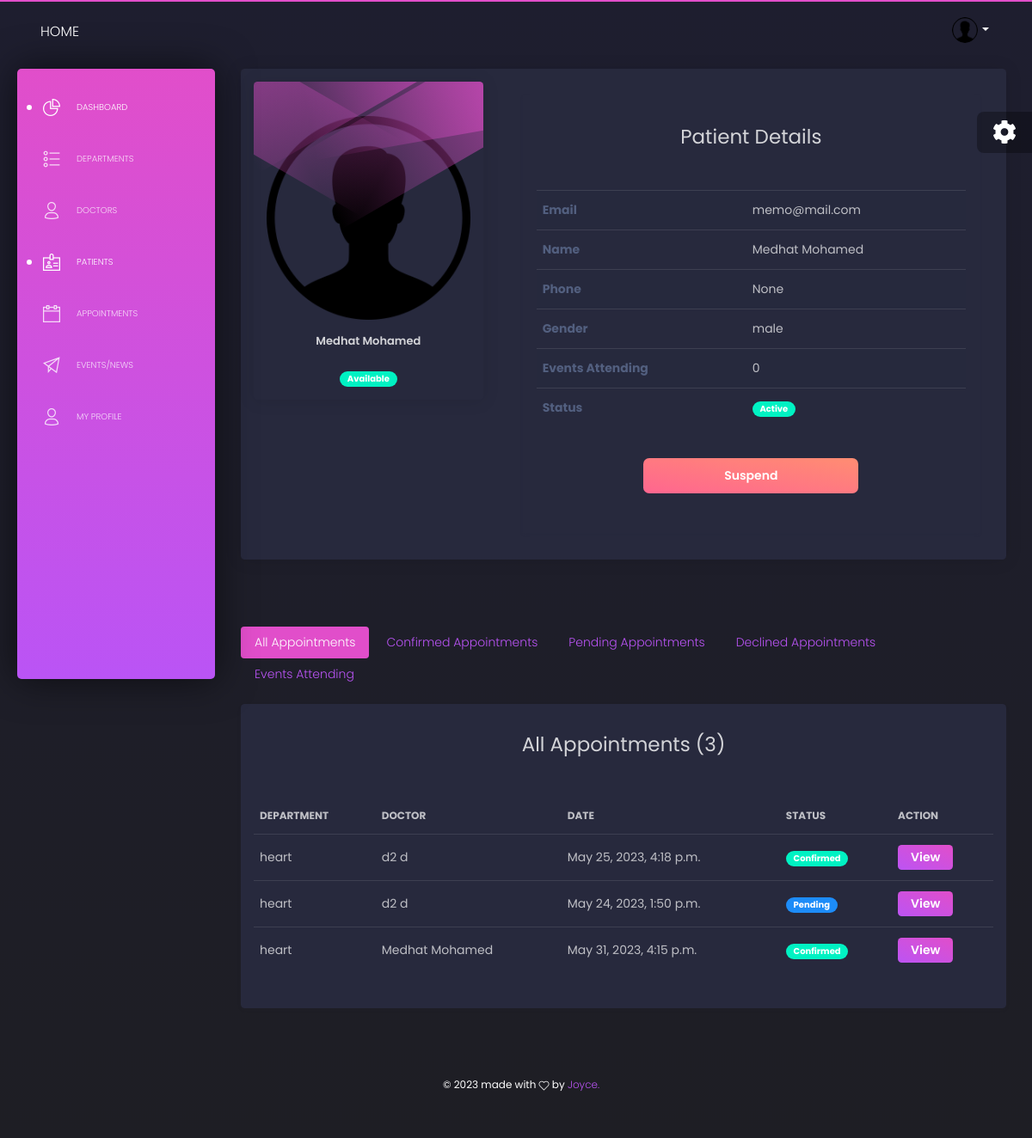
The page /admin-dashboard/patients/2/details/ (signed in) on the database as committed earlier.
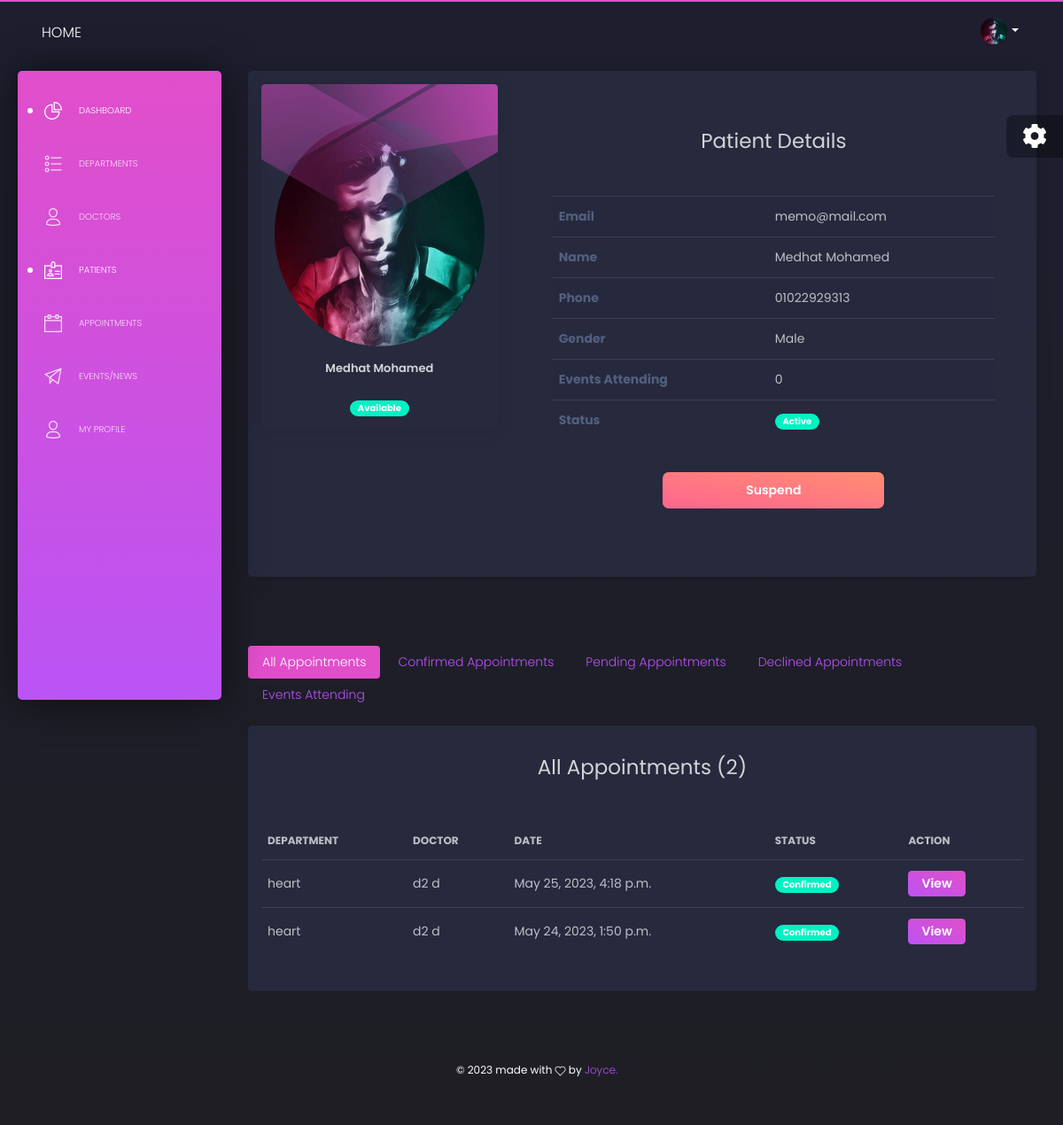
The same page on the database as committed later.
### users/models.py (models this page shows, shortened)
class UserAccount(AbstractUser):
    email = models.EmailField(unique=True)
    first_name = models.CharField(max_length=50)
    last_name = models.CharField(max_length=50)
    photo = models.ImageField(upload_to='users/profile-photos/', null=True)
    phone_number = models.CharField(max_length=50, null=True, blank=True)
    role = models.CharField(max_length=30,choices=ROLE_CHOICES,default='admin')
    gender = models.CharField(max_length=20, choices=GENDER_CHOICES, default='male')
    date_of_birth = models.DateField(null=True, blank=True)
    staff_id = models.CharField(max_length=50, null=True, blank=True)
    id_no = models.PositiveIntegerField(null=True, blank=True)
    specializations = models.ManyToManyField(Specialization, related_name='doctors', blank=True)
    is_available = models.BooleanField(default=True)
    department = models.ForeignKey(Department, on_delete=models.CASCADE, null=True, blank=True, related_name='users')
    bio = models.TextField(default='Aut maiores voluptates amet et quis praesentium qui senda para')
    USERNAME_FIELD = 'email'
    REQUIRED_FIELDS = ['first_name', 'last_name',]
    objects = UserAccountManager()

class CommonInfo(models.Model):
    created_at = models.DateTimeField(auto_now_add=True)
    last_update = models.DateTimeField(auto_now=True)
    class Meta:
        abstract = True

class Department(CommonInfo):
    name = models.CharField(max_length=254)
    description = models.TextField()
    cover_photo = models.ImageField(upload_to="departments/cover_photos/")
    created_at = models.DateTimeField(auto_now_add=True)
    last_update = models.DateTimeField(auto_now=True)
    class Meta:
        ordering = ('name',)

### core/models.py (models this page shows, shortened)
class CommonInfo(models.Model):
    created_at = models.DateTimeField(auto_now_add=True)
    last_update = models.DateTimeField(auto_now=True)
    class Meta:
        abstract = True

class Appointment(CommonInfo):
    department = models.ForeignKey(Department, on_delete=models.CASCADE, related_name='appointments', null=True, blank=True)
    doctor = models.ForeignKey(User, on_delete=models.CASCADE, limit_choices_to={'role': 'doctor'}, related_name='appointments_requested', blank=True, null=True)
    patient = models.ForeignKey(User, on_delete=models.CASCADE, related_name='appointments_made', null=True, blank=True)
    date = models.DateTimeField()
    name = models.CharField(max_length=255, null=True, blank=True)
    phone = models.CharField(max_length=255, null=True, blank=True)
    email = models.EmailField(max_length=255, null=True, blank=True)
    message = models.TextField(default='-')
    status = models.CharField(max_length=15, choices=STATUS_CHOICES, default='pending')
    confirmed_by = models.ForeignKey(User, on_delete=models.CASCADE, related_name='appointments_confirmed', blank=True, null=True)
    class Meta:
        unique_together = ('doctor', 'date', )

### dashboard/views/patients.py (the view)
class PatientDetailView(DashboardView, DetailView):
    model = User
    template_name = 'dashboard/users/patients/details.html'
    context_object_name = 'user'
    def get_context_data(self, **kwargs):
        user_id = self.object.id
        user = User.objects.get(id=user_id)
        context = super().get_context_data(**kwargs)
        context["all_appointments"] = Appointment.objects.filter(
            patient=user_id)
        context["pending_appointments"] = Appointment.objects.filter(
            patient=user_id, status='pending')
        context["confirmed_appointments"] = Appointment.objects.filter(
            patient=user_id, status='confirmed')
        context["declined_appointments"] = Appointment.objects.filter(
            patient=user_id, status='declined')
        context["events_attending"] = user.events_attending.all().order_by('-pk')
        return context

### templates/dashboard/users/patients/details.html (shortened to what this page needs)
{% extends 'dashboard/base.html' %} {% load static %}
{% block content %}
<div class="row">
    <div class="col-md-12">
        <div class="card">
            <div class="card-body">
                <div class="row">
                    <div class="col-md-4">
                        <div class="card card-user">
                            <div class="card-body">
                                <p class="card-text">
                                <div class="author">
                                    <div class="block block-two"></div>
                                    <div class="block block-three"></div>
                                    <div class="block block-four"></div>
                                    <a href="javascript:void(0)">
                                        <div class="mb-3">
                                            {% if not user.photo %}
                                            <img src="{% static 'dashboard/img/user_icon.png' %}" alt="{{ user.get_full_name }}">
                                            {% else %}
                                            <img src="{{ user.photo.url }}" alt="{{ user.get_full_name }}"
                                                class="rounded-circle">
                                            {% endif %}
                                        </div>
                                        <h5 class="title">{{ user.get_full_name }}</h5>
                                    </a>
                                </div>
                                </p>
                                <div class="card-description text-center">
                                    {% if user.is_available %}
                                    <span class="badge badge-pill badge-success">Available</span>
                                    {% else %}
                                    <span class="badge badge-pill badge-danger">Unavailable</span>
                                    {% endif %}
                                </div>
                            </div>
                        </div>
                    </div>
                    <div class="col-md-8">
                        <div class="m-3 p-3 shadow-sm">
                            <h3 class="text-center py-3">Patient Details</h3>
                            <div class="table-responsive">
                                <table class="table table-striped">
                                    <tbody>
                                        <tr>
                                            <th>Email</th>
                                            <td>{{ user.email }}</td>
                                        </tr>
                                        <tr>
                                            <th>Name</th>
                                            <td>{{ user.get_full_name }}</td>
                                        </tr>
                                        <tr>
                                            <th>Phone</th>
                                            <td>{{ user.phone_number }}</td>
                                        </tr>
                                        <tr>
                                            <th>Gender</th>
                                            <td>{{ user.gender }}</td>
                                        </tr>
                                        <tr>
                                            <th>Events Attending</th>
                                            <td>{{ events_attending.count }}</td>
                                        </tr>
                                        <tr>
                                            <th>Status</th>
                                            <td>
                                                {% if user.is_active %}
                                                <span class="badge badge-pill badge-success">Active</span>
                                                {% else %}
                                                <span class="badge badge-pill badge-danger">Suspended</span>
                                                {% endif %}
                                            </td>
                                        </tr>
                                    </tbody>
                                </table>
                                 <div class="text-center py-3">
                                    {% if user.is_active%}
                                    <a href="{% url 'dashboard:index:user_suspend_action' user.pk %}" class="mx-1">
                                        <button class="btn btn-warning btn-md w-50">Suspend</button>
                                    </a>
                                    {% else %}
                                    <a href="{% url 'dashboard:index:user_unsuspend_action' user.pk %}" class="mx-1">
                                        <button class="btn btn-success btn-md w-50">
                                            Activate
                                        </button>
                                    </a>
                                    {% endif %}
                                </div>
                            </div>
                        </div>
                    </div>
                </div>
            </div>
        </div>
    </div>
</div>
<div class="row mt-4">
  <div class="col-md-12  mt-4">
    {% include 'partials/nav-pills/doctors.html' %}
  </div>
  <div class="col-12">
    <div class="row tab-content">
      <div class="col-md-12 mb-4 tab-pane fade show active" id="pills-all" role="tabpanel"
        aria-labelledby="pills-all-tab">
        <div class="card shadow-sm">
            <div class="card-body">
                <h3 class="text-center py-3">All Appointments ({{all_appointments.count}})</h3>
                <div class="table-responsive">
                 <table class="table tablesorter " id="">
                    <thead class=" text-primary">
                      <tr>
                            <th>Department</th>
                            <th>Doctor</th>
                            <th>Date</th>
                            <th>Status</th>
                            <th>Action</th>
                      </tr>
                    </thead>
                    <tbody>
                      {% for appointment in all_appointments %}
                        <tr>
                            <td> {{ appointment.department.name}}</td>
                            <td> {{ appointment.doctor.get_full_name }}</td>
                            <td> {{ appointment.date }}</td>
                            {% if appointment.status == 'confirmed' %}
                            <td>
                                <span class="badge badge-pill badge-success">Confirmed</span>
                            </td>
                            {% elif appointment.status == 'pending' %}
                            <td>
                                <span class="badge badge-pill badge-info">Pending</span>
                            </td>
                            {% elif appointment.status == 'declined' %}
                            <td>
                                <span class="badge badge-pill badge-warning">Declined</span>
                            </td>
                            {% endif %}
                            <td>
                                <a href="{% url 'dashboard:appointments:appointment_details' appointment.pk %}">
                                    <button class="btn btn-primary btn-sm">View</button>
                                </a>
                            </td>
                        </tr>
                        {% empty %}
                            <tr class="text-center">
                                <td colspan="10">No Requested Appointments Yet</td>
                            </tr>
                        {% endfor %}
                    </tbody>
                  </table>
                </div>
            </div>
        </div>
      </div>
  </div>
</div>
{% endblock %}

### templates/dashboard/header.html (shortened to what this page needs)
 {% load static %}
 <nav class="navbar navbar-expand-lg navbar-absolute navbar-transparent">
        <div class="container-fluid">
          <div class="navbar-wrapper">
            <a class="navbar-brand" href="{% url 'home:homepage' %}">Home
            </a>
          </div>
          <div class="collapse navbar-collapse" id="navigation">
            <ul class="navbar-nav ml-auto">
              <li class="dropdown nav-item">
                <a href="#" class="dropdown-toggle nav-link" data-toggle="dropdown">
                  <div class="photo">
                    {% if request.user.is_anonymous or not request.user.photo %}
                    <img src="{% static 'dashboard/img/user_icon.png' %}" alt="Profile Photo">
                    {% else %}
                    <img src="{{ request.user.photo.url }}" alt="{{request.user.first_name}}">
                    {% endif %}
                  </div>
                  <b class="caret d-none d-lg-block d-xl-block"></b>
                </a>
              </li>
            </ul>
          </div>
        </div>
      </nav>

Rows that differ between the two databases and show on the page:
removed Appointment: department.name "heart", doctor.get_full_name "Medhat Mohamed", date "May 31, 2023, 4:15 p.m.", status "Confirmed"
changed UserAccount "memo@mail.com": user.photo: picture added; photo: picture added; phone_number "None" → "01022929313"; gender "male" → "Male"
changed Appointment "May 24, 2023, 1:50 p.m.": status "Pending" → "Confirmed"
Other text that changed with them:
{{ all_appointments.count }}: "3" → "2"
